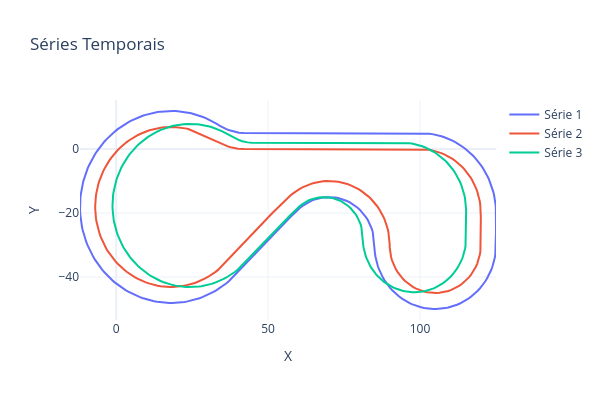

Notebook source saved alongside this figure:
### Code cell
x = road_x[59:118]+road_x[60:118]+road_x[150:189]+road_x[202:212]+road_x[261:324]+road_x[375:408]+road_x[437:466]+road_x[530:609]+road_x[660:718]+road_x[732:739] + [42]
y = road_y[59:118]+road_y[60:118]+road_y[150:189]+road_y[202:212]+road_y[261:324]+road_y[375:408]+road_y[437:466]+road_y[530:609]+road_y[660:718]+road_y[732:739] + [5]
x_outer = np.array(x)
y_outer  = np.array(y)


x = road_x[0:59]+road_x[119:149]+road_x[190:201]+road_x[212:260]+road_x[326:371]+road_x[410:437]+road_x[466:530]+road_x[609:650]+road_x[722:728] + [42]
y = road_y[0:59]+road_y[119:149]+road_y[190:201]+road_y[212:260]+road_y[326:371]+road_y[410:437]+road_y[466:530]+road_y[609:650]+road_y[722:728] + [0]

x_inner = np.array(x)
y_inner  = np.array(y)

x_mid,y_mid =

PlotSeriesPLY(xSeries=[x_outer,x_inner, x_mid],ySeries=[y_outer,y_inner,y_mid])

### Figure 1 — Plotly figure (JSON) as saved in the notebook; plotly's stock layout.template omitted (floating-point values rounded to 4 significant figures; data arrays with more than 128 entries replaced by an {"elided": "..."} marker saying what was removed)
{"data": [{"mode": "lines", "name": "Série 1", "type": "scatter", "x": {"elided": "436 float values"}, "xaxis": "x", "y": {"elided": "436 float values"}, "yaxis": "y"}, {"mode": "lines", "name": "Série 2", "type": "scatter", "x": {"elided": "332 float values"}, "xaxis": "x", "y": {"elided": "332 float values"}, "yaxis": "y"}, {"mode": "lines", "name": "Série 3", "type": "scatter", "x": {"elided": "436 float values"}, "xaxis": "x", "y": {"elided": "436 float values"}, "yaxis": "y"}], "layout": {"height": 400, "title": {"text": "Séries Temporais"}, "width": 600, "xaxis": {"anchor": "y", "domain": [0, 1], "title": {"text": "X"}}, "yaxis": {"anchor": "x", "domain": [0, 1], "title": {"text": "Y"}}}}
